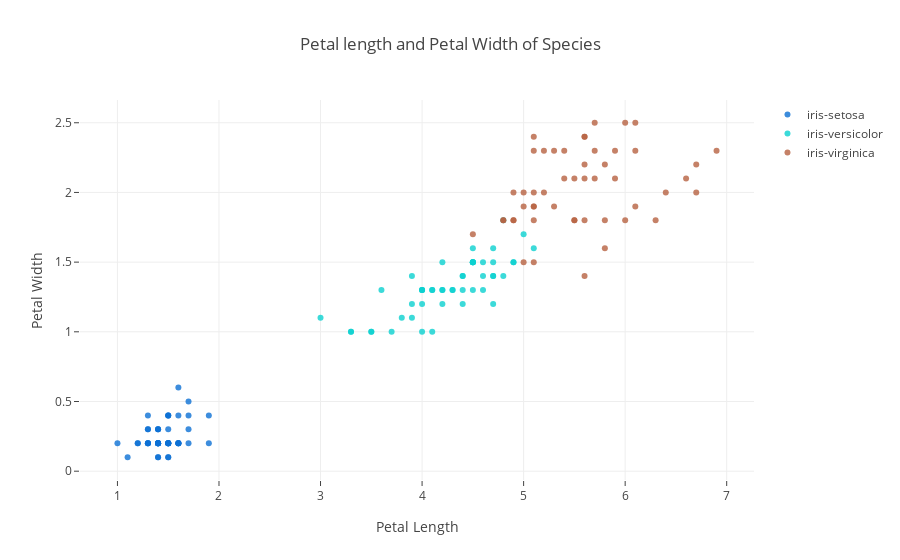

Notebook code for this chart:
### Code cell
fig=dict(data=data_list,layout=layout)
py.offline.iplot(fig)

### Figure 1 — Plotly figure (JSON) as saved in the notebook; plotly's stock layout.template omitted (floating-point values rounded to 4 significant figures)
{"data": [{"marker": {"color": "rgba(12, 112, 212, 0.8)"}, "mode": "markers", "name": "iris-setosa", "text": ["iris-sesota", "iris-sesota", "iris-sesota", "iris-sesota", "iris-sesota", "iris-sesota", "iris-sesota", "iris-sesota", "iris-sesota", "iris-sesota", "iris-sesota", "iris-sesota", "iris-sesota", "iris-sesota", "iris-sesota", "iris-sesota", "iris-sesota", "iris-sesota", "iris-sesota", "iris-sesota", "iris-sesota", "iris-sesota", "iris-sesota", "iris-sesota", "iris-sesota", "iris-sesota", "iris-sesota", "iris-sesota", "iris-sesota", "iris-sesota", "iris-sesota", "iris-sesota", "iris-sesota", "iris-sesota", "iris-sesota", "iris-sesota", "iris-sesota", "iris-sesota", "iris-sesota", "iris-sesota", "iris-sesota", "iris-sesota", "iris-sesota", "iris-sesota", "iris-sesota", "iris-sesota", "iris-sesota", "iris-sesota", "iris-sesota", "iris-sesota"], "type": "scatter", "uid": "b9f4b9a2-b576-4d38-90e7-b34661086d3d", "x": [1.4, 1.4, 1.3, 1.5, 1.4, 1.7, 1.4, 1.5, 1.4, 1.5, 1.5, 1.6, 1.4, 1.1, 1.2, 1.5, 1.3, 1.4, 1.7, 1.5, 1.7, 1.5, 1, 1.7, 1.9, 1.6, 1.6, 1.5, 1.4, 1.6, 1.6, 1.5, 1.5, 1.4, 1.5, 1.2, 1.3, 1.4, 1.3, 1.5, 1.3, 1.3, 1.3, 1.6, 1.9, 1.4, 1.6, 1.4, 1.5, 1.4], "y": [0.2, 0.2, 0.2, 0.2, 0.2, 0.4, 0.3, 0.2, 0.2, 0.1, 0.2, 0.2, 0.1, 0.1, 0.2, 0.4, 0.4, 0.3, 0.3, 0.3, 0.2, 0.4, 0.2, 0.5, 0.2, 0.2, 0.4, 0.2, 0.2, 0.2, 0.2, 0.4, 0.1, 0.2, 0.2, 0.2, 0.2, 0.1, 0.2, 0.2, 0.3, 0.3, 0.2, 0.6, 0.4, 0.3, 0.2, 0.2, 0.2, 0.2]}, {"marker": {"color": "rgba(11, 209, 208, 0.8)"}, "mode": "markers", "name": "iris-versicolor", "text": ["iris-versicolor", "iris-versicolor", "iris-versicolor", "iris-versicolor", "iris-versicolor", "iris-versicolor", "iris-versicolor", "iris-versicolor", "iris-versicolor", "iris-versicolor", "iris-versicolor", "iris-versicolor", "iris-versicolor", "iris-versicolor", "iris-versicolor", "iris-versicolor", "iris-versicolor", "iris-versicolor", "iris-versicolor", "iris-versicolor", "iris-versicolor", "iris-versicolor", "iris-versicolor", "iris-versicolor", "iris-versicolor", "iris-versicolor", "iris-versicolor", "iris-versicolor", "iris-versicolor", "iris-versicolor", "iris-versicolor", "iris-versicolor", "iris-versicolor", "iris-versicolor", "iris-versicolor", "iris-versicolor", "iris-versicolor", "iris-versicolor", "iris-versicolor", "iris-versicolor", "iris-versicolor", "iris-versicolor", "iris-versicolor", "iris-versicolor", "iris-versicolor", "iris-versicolor", "iris-versicolor", "iris-versicolor", "iris-versicolor", "iris-versicolor"], "type": "scatter", "uid": "474051a0-b467-44bf-956c-fa3b5c7c5cb1", "x": [4.7, 4.5, 4.9, 4, 4.6, 4.5, 4.7, 3.3, 4.6, 3.9, 3.5, 4.2, 4, 4.7, 3.6, 4.4, 4.5, 4.1, 4.5, 3.9, 4.8, 4, 4.9, 4.7, 4.3, 4.4, 4.8, 5, 4.5, 3.5, 3.8, 3.7, 3.9, 5.1, 4.5, 4.5, 4.7, 4.4, 4.1, 4, 4.4, 4.6, 4, 3.3, 4.2, 4.2, 4.2, 4.3, 3, 4.1], "y": [1.4, 1.5, 1.5, 1.3, 1.5, 1.3, 1.6, 1, 1.3, 1.4, 1, 1.5, 1, 1.4, 1.3, 1.4, 1.5, 1, 1.5, 1.1, 1.8, 1.3, 1.5, 1.2, 1.3, 1.4, 1.4, 1.7, 1.5, 1, 1.1, 1, 1.2, 1.6, 1.5, 1.6, 1.5, 1.3, 1.3, 1.3, 1.2, 1.4, 1.2, 1, 1.3, 1.2, 1.3, 1.3, 1.1, 1.3]}, {"marker": {"color": "rgba(183, 98, 65, 0.8)"}, "mode": "markers", "name": "iris-virginica", "text": ["iris-virginica", "iris-virginica", "iris-virginica", "iris-virginica", "iris-virginica", "iris-virginica", "iris-virginica", "iris-virginica", "iris-virginica", "iris-virginica", "iris-virginica", "iris-virginica", "iris-virginica", "iris-virginica", "iris-virginica", "iris-virginica", "iris-virginica", "iris-virginica", "iris-virginica", "iris-virginica", "iris-virginica", "iris-virginica", "iris-virginica", "iris-virginica", "iris-virginica", "iris-virginica", "iris-virginica", "iris-virginica", "iris-virginica", "iris-virginica", "iris-virginica", "iris-virginica", "iris-virginica", "iris-virginica", "iris-virginica", "iris-virginica", "iris-virginica", "iris-virginica", "iris-virginica", "iris-virginica", "iris-virginica", "iris-virginica", "iris-virginica", "iris-virginica", "iris-virginica", "iris-virginica", "iris-virginica", "iris-virginica", "iris-virginica", "iris-virginica"], "type": "scatter", "uid": "d7354401-86e0-4954-8ca7-a471b2799a22", "x": [6, 5.1, 5.9, 5.6, 5.8, 6.6, 4.5, 6.3, 5.8, 6.1, 5.1, 5.3, 5.5, 5, 5.1, 5.3, 5.5, 6.7, 6.9, 5, 5.7, 4.9, 6.7, 4.9, 5.7, 6, 4.8, 4.9, 5.6, 5.8, 6.1, 6.4, 5.6, 5.1, 5.6, 6.1, 5.6, 5.5, 4.8, 5.4, 5.6, 5.1, 5.1, 5.9, 5.7, 5.2, 5, 5.2, 5.4, 5.1], "y": [2.5, 1.9, 2.1, 1.8, 2.2, 2.1, 1.7, 1.8, 1.8, 2.5, 2, 1.9, 2.1, 2, 2.4, 2.3, 1.8, 2.2, 2.3, 1.5, 2.3, 2, 2, 1.8, 2.1, 1.8, 1.8, 1.8, 2.1, 1.6, 1.9, 2, 2.2, 1.5, 1.4, 2.3, 2.4, 1.8, 1.8, 2.1, 2.4, 2.3, 1.9, 2.3, 2.5, 2.3, 1.9, 2, 2.3, 1.8]}], "layout": {"title": {"text": "Petal length and Petal Width of Species"}, "xaxis": {"ticklen": 5, "title": {"text": "Petal Length"}, "zeroline": false}, "yaxis": {"ticklen": 5, "title": {"text": "Petal Width"}, "zeroline": false}}}
